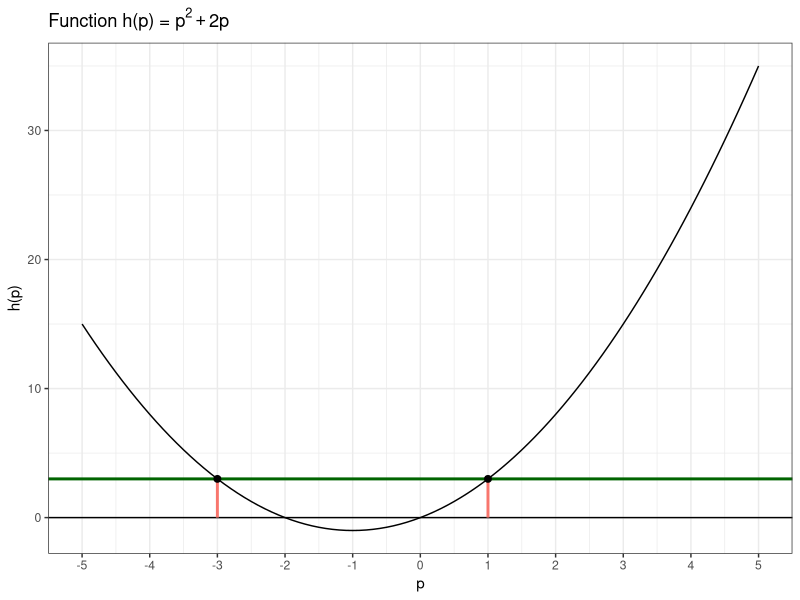
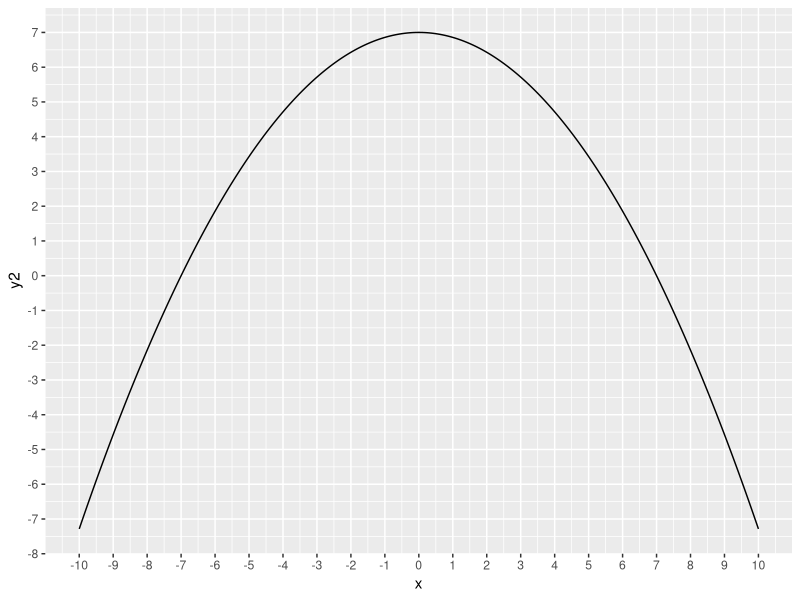

These charts were generated, in order, by the following R code:
## ---- chunk 1
#| label: fig-graph-example
#| fig-cap: "Graph for the function $h(p) = p^2 + 2p$ showing the solution for $h(p) = 3$"
#| attr-source: '#lst-fig-graph-example lst-cap="Plot function $h(p) = p^2 + 2p$"'
#| fig.align: center
#| fig-width: 4
#| fig-height: 4

ggplot2::ggplot() +
    ggplot2::scale_x_continuous(limits = c(-5, 5), breaks = seq(-5, 5, 1)) +
    ggplot2::geom_function(fun = function(x) x^2 + (2 * x)) +
    ggplot2::geom_hline(yintercept = 0, linetype = "solid") + 
    ggplot2::geom_hline(yintercept = 3, linetype = "solid", 
              color = "darkgreen", linewidth = 1) + 
    ggplot2::geom_segment(ggplot2::aes(x = -3, y = 0, xend = -3, yend = +3, 
              color = "orange"), show.legend = FALSE, linewidth = 1) +
    ggplot2::geom_segment(ggplot2::aes(x = 1, y = 0, xend = 1, yend = +3, 
              color = "orange"), show.legend = FALSE, linewidth = 1) +
    ggplot2::geom_point(ggplot2::aes(x = -3, y = +3, 
              fill = "blue"), size = 2, show.legend = FALSE) +
        ggplot2::geom_point(ggplot2::aes(x = 1, y = +3, 
              fill = "blue"), size = 2, show.legend = FALSE) +
    ggplot2::theme_bw() +
    ggplot2::labs(
        title = expression(paste("Function h(p) = ", p^2 + 2 * p)),
        x = "p",
        y = "h(p)"
    )
## ---- chunk 2
quad_func <- tibble::tibble(x = seq(-10, 10, 0.01),
                    y = -(1 / 7) * (x^2 + 7),
                    y2 = -(1 / 7) * (x - 7) * (x + 7),
                    y3 = -(1 / 7) * (x^2 - 49))

ggplot2::ggplot(quad_func, ggplot2::aes(x, y2)) +
  ggplot2::geom_line(breaks = 1:10) +
  ggplot2::scale_x_continuous(breaks = seq(-10, 10, 1)) +
  ggplot2::scale_y_continuous(breaks = seq(-10, 10, 1))
